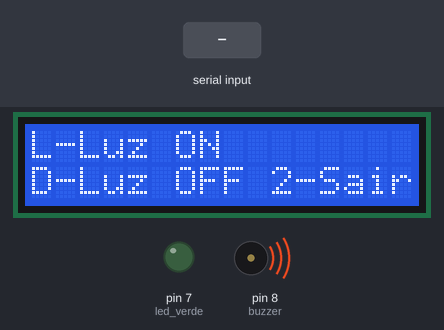
The sketch below on a simulated Arduino Uno, built with avr-gcc and run on an emulated ATmega328P. Parts: 16×2 character LCD, output pins drawn as LEDs (lit = HIGH), buzzer (waves = sounding). The inputs (shaded band) are chosen by the test bench. What the sketch prints to the serial monitor is not drawn.

Above: at 1.2 s.
1.3 s: "L\n" received over Serial
At 1.6 s:
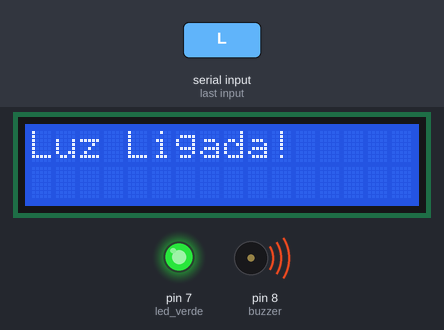
2.8 s: byte 68 ('D') received over Serial
At 4.9 s:
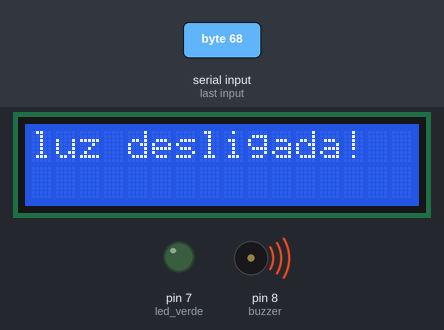
5.3 s: byte 50 ('2') received over Serial
At 7.0 s:
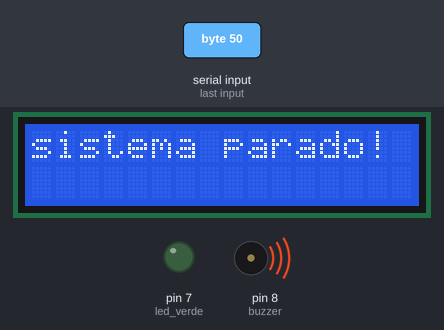
Timing chart, 0 to 8.5 s (numbered marks = the images above; inputs shaded):
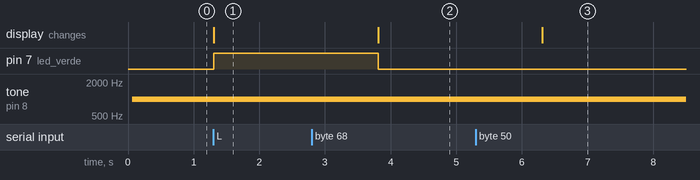

The sketch:

sketch_lcd_MENU-LED.ino
```cpp
#include <LiquidCrystal.h>

/// config lcd
LiquidCrystal lcd(12, 11, 5, 4, 3, 2);

// LED VERDE
#define led_verde 7

// BUZZER
int buzzer = 8;

// DEFINIR ESTADOS DE MENU
enum Estado {MENU, LIGAR, DESLIGAR, SAIR};
Estado estadoAtual = MENU;
Estado ultimoEstado = 2;

void setup() {
pinMode(led_verde, OUTPUT);
pinMode(buzzer,OUTPUT);
lcd.begin(16, 2);
Serial.begin(9600);
}
// FUNÇÃO MENU
void mostrarMenu() {
  lcd.clear();
  lcd.setCursor(0,0);
  lcd.print("L-Luz ON");
  lcd.setCursor(0,1);
  lcd.print("D-Luz OFF ");
  lcd.print("2-Sair");
  Serial.println("\n--- MENU ---");
  Serial.println("l - Luz acende");
  Serial.println("d - Luz desliga");
  Serial.println("2 - Sair");
  Serial.print("op: ");
}

// função ligar
void ligar(){
  lcd.clear();
  lcd.print("Luz Ligada!");
  digitalWrite(led_verde, HIGH);
}

// função desligar
void desligar(){
  lcd.clear();
  lcd.print("luz desligada!");
  digitalWrite(led_verde, LOW);
}

void loop() {
  tone(buzzer, 1000);

  if(estadoAtual != ultimoEstado){/// if para lembrar do ultimo estado e nao rodar infinitamente menu

    // switch definar estado atual como se fossem funções
    switch(estadoAtual){
      case MENU:
        mostrarMenu();
        break;

      case LIGAR:
      ligar();
      delay(2500);
      estadoAtual = MENU; // para voltar ao menu
      break;

      case DESLIGAR:
      desligar();
      delay(2500);
      estadoAtual = MENU; // voltar menu
      break;

      case SAIR:
      lcd.clear();
      lcd.print("sistema parado!");
      digitalWrite(led_verde, LOW);
      while(true);
      break;
    }//fim switch
    ultimoEstado = estadoAtual;
  }//fim if

  //VERIFICAÇÃO DE ESTADO ATUAL
  if(Serial.available() > 0){
    char op = Serial.read();

    //if para ignorar o enter le
    if(op == '\n' || op == '\r') return;

    //muda o estado de acordo com a opção
    switch(op){
      case 'L': estadoAtual = LIGAR; break;
      case 'D': estadoAtual = DESLIGAR; break;
      case '2': estadoAtual = SAIR; break;
      default:
      lcd.clear();
      lcd.print("opcao invalida!");
      delay(2000);
      estadoAtual = MENU;
      break;
    }


  }

}
```

Measured:
- after the input at 1.3 s, pin 7 (led_verde): LOW → HIGH at once; the display: changes at once (image 1)
- after the input at 2.8 s, pin 7 (led_verde): HIGH → LOW after 1.0 s; the display: changes after 1.0 s (image 2)
- after the input at 5.3 s, the display: changes after 1.0 s (image 3)
